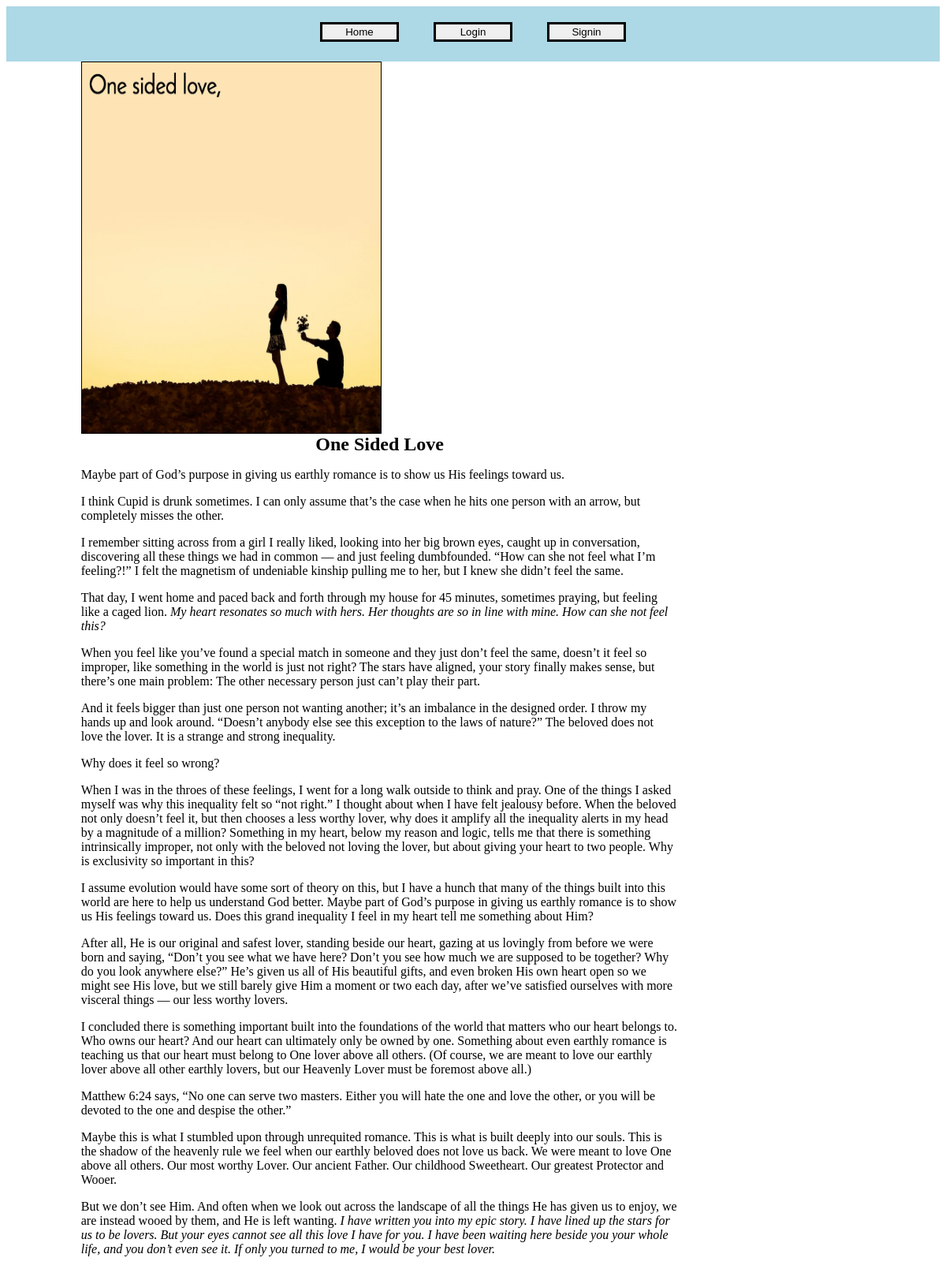
Page /readpost?id=2 on the committed database.
### accounts/models.py (models this page shows, shortened)
class blogs(models.Model):
    id=models.IntegerField(primary_key=True)
    title=models.CharField(verbose_name="Title", max_length=150)
    image=models.ImageField(upload_to="media/")
    content=RichTextField()
    create_at=models.DateTimeField(auto_now_add=True)
    updated_at=models.DateTimeField(auto_now=True)
    uploader=models.ForeignKey(CustomUser, on_delete=models.CASCADE)

### accounts/views.py (the view)
# urls.py: path("readpost", views.readpost, name="readPost"),
def readpost(request):
    Id=request.GET.get("id")
    obj=models.blogs.objects.filter(id=Id)
    if request.user.is_authenticated:
        user_login=True
    else:
        user_login=False
    return render(request, "readpost.html", {"data":obj, 'user_login': user_login})

### accounts/templates/readpost.html (shortened to what this page needs)
<html>
    <head>
    </head>
    <body>
        {% include 'nav.html' %}
        {%for i in data%}
        <div class="container">
            <div class="main_div">
                <img src="media/{{i.image}}">
                <h2>{{i.title}}</h2>
                <p>{{i.content| safe}}</p>
            </div>
        </div>
        {%endfor%}
    </body>
</html>

### accounts/templates/readpost.html (style rules this page uses)
.container { width: 80%; }
.main_div { width: 80%; height: auto; min-height: 200px; margin: auto; }
.main_div img { margin: auto; width: 50%; height: 60%; border: 1px solid black; }
.main_div h2 { margin: auto; text-align: center; }

### rows in the picture
blogs: image (picture), title "One Sided Love", content "Maybe part of God’s purpose in giving us earthly romance is to show us His feelings toward us. I think Cupid is drunk sometimes. I can only assume that’s the case when he hits one person with an arrow, but completely misses the other. I remember sitting across from a girl I really liked, looking into her big brown eyes, caught up in conversation, discovering all these things we had in common — and just feeling dumbfounded. “How can she not feel what I’m feeling?!” I felt the magnetism of undeniable kinship pulling me to her, but I knew she didn’t feel the same. That day, I went home and paced back and forth through my house for 45 minutes, sometimes praying, but feeling like a caged lion.…"
